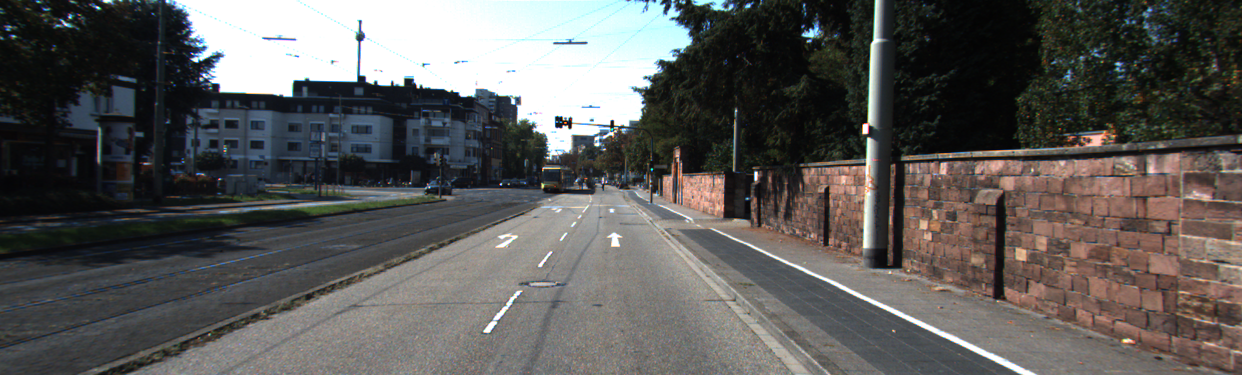
#> input picture um_000002.png, 1242 x 375 px, given in place of 0000000039.png, which was not available
$ jupyter execute --allow-errors VehicleLane.ipynb   (shell and % lines are left out)   (older library calls are emulated)
#> lines starting #> are read from the running program, lines starting #| are printed output that depends on the picture; after the words box and inside, x2 and y2 are one past the last pixel; in counts of white or black regions, pixels touching at a corner belong together; pictures that were not available may be replaced by others from this repository, and a replacement may not be noted
[cell 1]
import cv2
import numpy as np
import matplotlib.pyplot as plt

# Read sample image
img = cv2.imread('/Users/adityasati/Downloads/raw_data_downloader/2011_09_26/2011_09_26_drive_0001_sync/image_03/data/0000000039.png')
#> img is the input picture: shape (375, 1242, 3); mean B, G, R 88.8, 90.6, 92.1

# Convert to grayscale
gray = cv2.cvtColor(img, cv2.COLOR_BGR2GRAY)

# Apply Gaussian blur
blurred = cv2.GaussianBlur(gray, (5, 5), 0)

# Canny edge detection
edges = cv2.Canny(blurred, 50, 150)
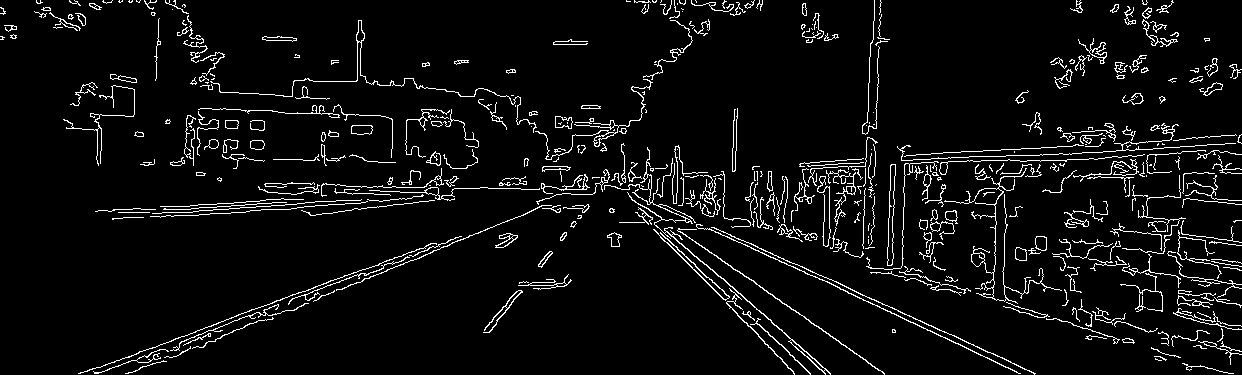
#> edges: shape (375, 1242); 5.5% white in thin lines or dots

# Hough transform for line detection
lines = cv2.HoughLinesP(edges, rho=1, theta=np.pi/180, threshold=50,
                         minLineLength=40, maxLineGap=5)
#> lines = 60 rows, first 6: [989, 297, 1129, 342], [601, 180, 651, 176], [1092, 152, 1240, 142], [800, 163, 875, 158], [1040, 161, 1081, 159], [193, 211, 281, 205]

# Draw lines on the original image
if lines is not None:
    for line in lines:
        x1, y1, x2, y2 = line[0]
        cv2.line(img, (x1, y1), (x2, y2), (0, 255, 0), 2)
#> this loop made 60 passes
#> (x1, y1, x2, y2) on passes 1 to 12: (989, 297, 1129, 342), (601, 180, 651, 176), (1092, 152, 1240, 142), (800, 163, 875, 158), (1040, 161, 1081, 159), (193, 211, 281, 205), (1069, 175, 1121, 174), (1198, 137, 1241, 134), (314, 300, 449, 245), (678, 229, 884, 374), (305, 202, 351, 200), (190, 205, 245, 202)
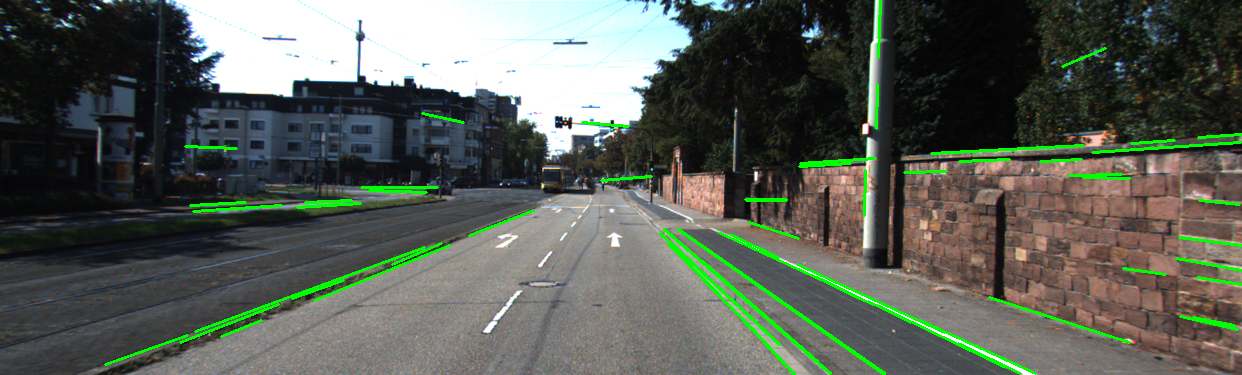
#> img: shape (375, 1242, 3); 2.85% of pixels changed, all inside (x1, y1, x2, y2) = (104, 0, 1242, 375)

# Display the result
plt.figure(figsize=(10, 5))
plt.subplot(1, 2, 1)
plt.imshow(cv2.cvtColor(img, cv2.COLOR_BGR2RGB))
plt.title('Original Image')
plt.axis('off')

plt.subplot(1, 2, 2)
plt.imshow(edges, cmap='gray')
plt.title('Canny Edge Detection')
plt.axis('off')

plt.show()

[cell 2]
plt.imshow(edges)
plt.show()

[cell 3]
def ROI(image):
    height=image.shape[0]
#> height = 375
    triangle=np.array([[(10,height),(800,height),(600,150)]])
#> triangle = [[10, 375], [800, 375], [600, 150]]
    mask=np.zeros_like(image)
    cv2.fillPoly(mask,triangle,255)
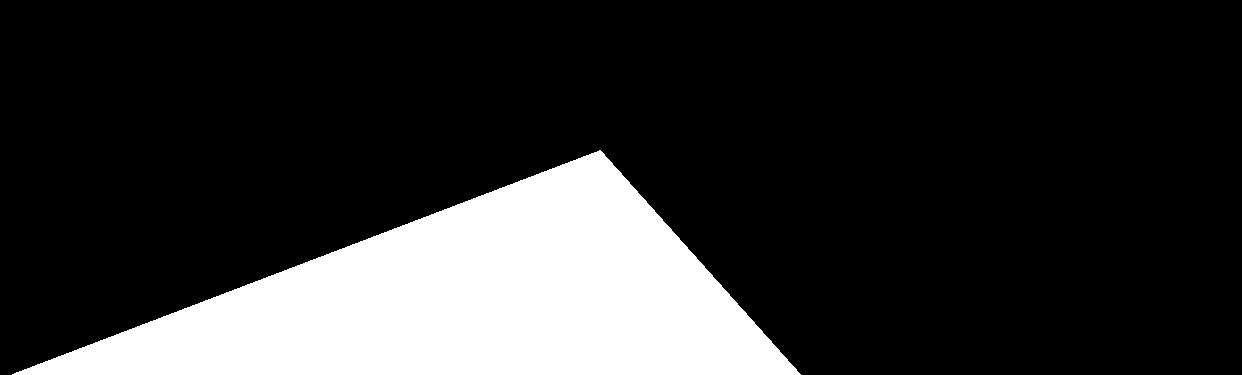
#> mask: shape (375, 1242); 19.1% white; 1 white region, box (x1, y1, x2, y2) and area: (12, 150, 801, 375) 89053
    return mask

[cell 4]
cv2.imshow("Result",ROI(edges))
cv2.waitKey(0)
#> Out = 27

[cell 5]
import cv2
import matplotlib.pyplot as plt
import numpy as np

# Load an image from the dataset
img = cv2.imread('/Users/adityasati/Downloads/raw_data_downloader/2011_09_26/2011_09_26_drive_0001_sync/image_03/data/0000000000.png')
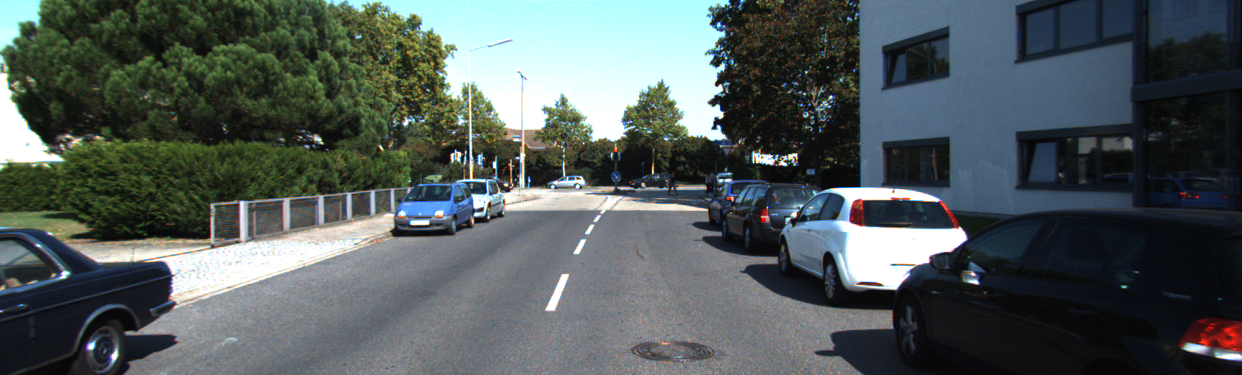
#> input picture um_000004.png, 1242 x 375 px, given in place of 0000000000.png, which was not available
#> img is the input picture: shape (375, 1242, 3); mean B, G, R 90.6, 91.1, 81.6
#img = cv2.cvtColor(img, cv2.COLOR_RGB2BGR)  # Convert to RGB for proper display

# Display the imag
plt.figure(figsize=(10,6))
plt.imshow(img)
plt.title('Sample Image from Dataset')
plt.axis('off')
plt.show()

[cell 6]
import cv2
import numpy as np
import os

input_dir = "/Users/adityasati/Downloads/raw_data_downloader/2011_09_26/2011_09_26_drive_0001_sync/image_03/data"
output_dir = "/Users/adityasati/Downloads/raw_data_downloader/2011_09_26/2011_09_26_drive_0001_sync/image_03/masks"

os.makedirs(output_dir, exist_ok=True)

for filename in os.listdir(input_dir):
    if filename.endswith(".jpg") or filename.endswith(".png"):
        path = os.path.join(input_dir, filename)
        img = cv2.imread(path)

        # Convert to grayscale
        gray = cv2.cvtColor(img, cv2.COLOR_BGR2GRAY)

        # Apply Canny edge detection
        edges = cv2.Canny(gray, 50, 150)
#> edges: shape (375, 1242); 11.8% white in thin lines or dots

        # Optional: define ROI (region of interest)
        mask = np.zeros_like(edges)
        height, width = edges.shape
#> height = 375; width = 1242
        roi = np.array([[(0, height), (width, height), (width, int(height/2)), (0, int(height/2))]])
        cv2.fillPoly(mask, roi, 255)
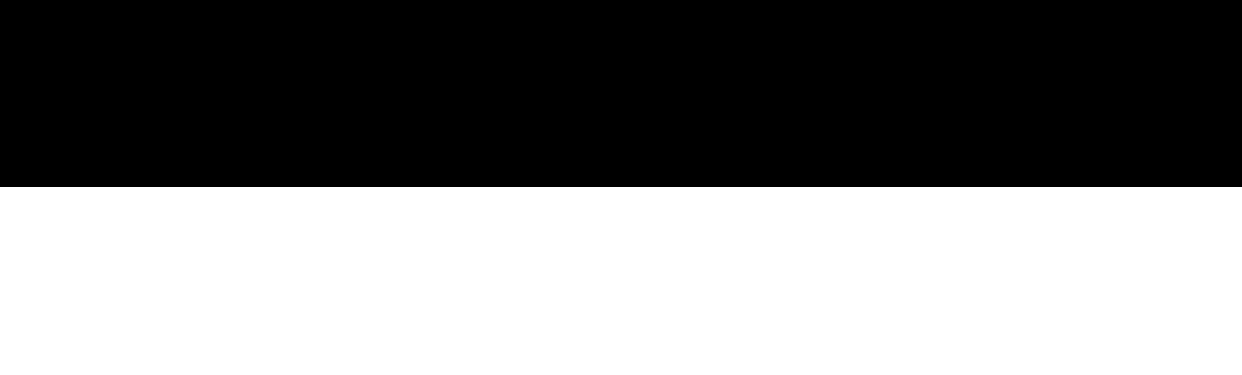
#> mask: shape (375, 1242); 50.1% white; 1 black region, box (x1, y1, x2, y2) and area: (0, 0, 1242, 187) 232254
        masked_edges = cv2.bitwise_and(edges, mask)
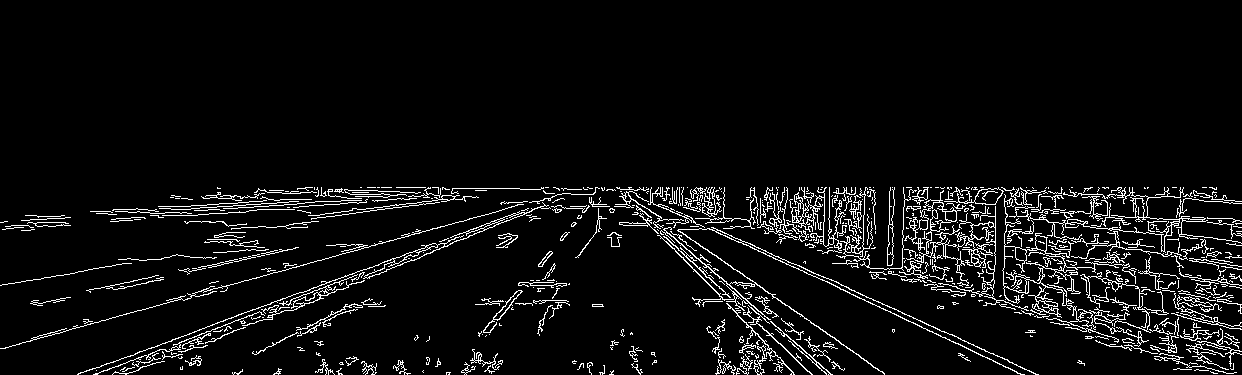
#> masked_edges: shape (375, 1242); 5.9% white in thin lines or dots, all inside (x1, y1, x2, y2) = (0, 187, 1242, 375)

        # Save the result as binary mask
        save_path = os.path.join(output_dir, filename.replace(".jpg", ".png"))
        cv2.imwrite(save_path, masked_edges)

[cell 7]
import os
import cv2

def load_images_from_folder(folder, size):
#> called with size = (512, 256)
    images = []
    for filename in sorted(os.listdir(folder)):
        if filename.endswith(".png") or filename.endswith(".jpg"):
            img = cv2.imread(os.path.join(folder, filename))
            if img is not None:
                img = cv2.resize(img, size)
#> img: shape (256, 512, 3)
                images.append(img)
    return np.array(images)

# Paths
input_dir = "/Users/adityasati/Downloads/data_road/training/image_2"  # path to your road images
output_dir = "/"    # path to your binary masks

# Load data
X = load_images_from_folder(input_dir, size=(512, 256))         # Shape: (N, 256, 512, 3)
#> (the rest of this cell did not finish here and is left out)


# Convert masks to grayscale and squeeze
# Convert masks to grayscale and binarize
y_gray = np.array([cv2.cvtColor(mask, cv2.COLOR_BGR2GRAY) for mask in y])

# Normalize mask: turn all non-zero values to 1
y_bin = np.where(y_gray > 127, 1, 0)  # shape: (N, H, W)

# Expand to shape (N, H, W, 1)
y_bin = np.expand_dims(y_bin, axis=-1)

# One-hot encode
y_cat = to_categorical(y_bin, num_classes=2)  # Shape: (N, 256, 512, 1)

# Normalize input and one-hot encode masks
X = X / 255.0

[cell 8]
import matplotlib.pyplot as plt

#> (the rest of this cell did not finish here and is left out)

[cell 9]
import os
import cv2
import numpy as np
from tensorflow.keras.utils import to_categorical

def load_images_from_folder(folder, size, is_mask=False):
#> called with size = (256, 128), is_mask = False
    images = []
    for filename in sorted(os.listdir(folder)):
        if filename.endswith(".png") or filename.endswith(".jpg"):
            img_path = os.path.join(folder, filename)
            img = cv2.imread(img_path)

            if img is not None:
                img = cv2.resize(img, size)
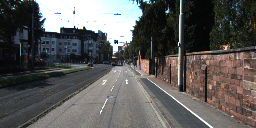
#> img: shape (128, 256, 3); mean B, G, R 88.7, 90.6, 92

                if is_mask:
                    if img.ndim == 3:
                        img = img[:, :, 0]  # convert to (H, W)
                    img = np.expand_dims(img, axis=-1)  # ensure (H, W, 1)

                images.append(img)

    return np.array(images)

# Set paths
input_dir = "/Users/adityasati/Downloads/data_road/training/image_2"       # Input images
output_dir = "/Users/adityasati/Downloads/data_road/training/gt_image_2"  # Binary mask images

# Load data
X = load_images_from_folder(input_dir, size=(256, 128), is_mask=False)    # Shape: (N, 256, 512, 3)
#> (the rest of this cell did not finish here and is left out)


# Normalize images
X = X / 255.0

# One-hot encode masks: convert (N, H, W, 1) -> (N, H, W, 2)
#y_cat = to_categorical(y, num_classes=2)
# If red/purple masks are being read as grayscale or single-channel values:
y = (y > 127).astype(np.uint8)  # Convert to 0 and 1
y = np.squeeze(y, axis=-1)
y_cat = to_categorical(y, num_classes=2)  #
plt.imshow(y[0].squeeze(),cmap='gray')
plt.show()
print("Image shape:", X.shape)
print("Mask shape (one-hot):", y_cat.shape)
plt.imshow(X[0])
plt.plot()

[cell 10]
import tensorflow as tf
from tensorflow.keras.layers import Input, Conv2D, MaxPooling2D, UpSampling2D, concatenate,Conv2DTranspose,Lambda
from tensorflow.keras.models import Model
from tensorflow.keras.optimizers import Adam
from tensorflow.keras.utils import to_categorical
from sklearn.model_selection import train_test_split
from tensorflow.keras.callbacks import EarlyStopping
import numpy as np

# Define UNet model
def unet_model(input_shape):
    inputs = Input(input_shape)
    s=tf.keras.layers.Lambda(lambda x: x/255)(inputs)

    # Encoder
    conv1 = Conv2D(16, (3, 3), activation='relu', padding='same')(s)
    conv1 = Conv2D(16, (3, 3), activation='relu', padding='same')(conv1)
    pool1 = MaxPooling2D(pool_size=(2, 2))(conv1)

    conv2 = Conv2D(32, (3, 3), activation='relu', padding='same')(pool1)
    conv2 = Conv2D(32, (3, 3), activation='relu', padding='same')(conv2)
    pool2 = MaxPooling2D(pool_size=(2, 2))(conv2)

    conv3 = Conv2D(64, (3, 3), activation='relu', padding='same')(pool2)
    conv3 = Conv2D(64, (3, 3), activation='relu', padding='same')(conv3)
    pool3 = MaxPooling2D(pool_size=(2, 2))(conv3)

    conv4 = Conv2D(128, (3, 3), activation='relu', padding='same')(pool3)
    conv4 = Conv2D(128, (3, 3), activation='relu', padding='same')(conv4)


    # Decoder
    conv5 = Conv2DTranspose(64, (3, 3), strides=(2, 2), activation='relu', padding='same')(conv4)
    merge5 = concatenate([conv3, conv5])
    conv5 = Conv2D(64, (3, 3), activation='relu', padding='same')(merge5)
    conv5 = Conv2D(64, (3, 3), activation='relu', padding='same')(conv5)
    up5 = UpSampling2D(size=(2, 2))(conv5)

    conv6 = Conv2DTranspose(32, (3, 3), activation='relu', padding='same')(up5)
    merge6 = concatenate([ conv2, conv6])
    conv6 = Conv2D(32, (3, 3), activation='relu', padding='same')(merge6)
    conv6 = Conv2D(32, (3, 3), activation='relu', padding='same')(conv6)
    up6 = UpSampling2D(size=(2, 2))(conv6)

    conv7 = Conv2DTranspose(16, (3, 3), activation='relu', padding='same')(up6)
    merge7 = concatenate([ conv1, conv7])
    conv7 = Conv2D(16, (3, 3), activation='relu', padding='same')(merge7)
    conv7 = Conv2D(16, (3, 3), activation='relu', padding='same')(conv7)


    # Final convolution
    conv8 = Conv2D(2, (1, 1), activation='softmax', padding='same')(conv7)

    model = Model(inputs=inputs, outputs=conv8)

    return model

# Example usage
input_shape = (128, 256, 3)
#> (the rest of this cell did not finish here and is left out)

[cell 11]
import matplotlib.pyplot as plt
import numpy as np

# Step 1: Predict on validation data
#> (the rest of this cell did not finish here and is left out)

[cell 12]
def lane_accuracy(predicted, ground_truth):
    predicted = predicted.cpu().numpy()
    ground_truth = ground_truth.cpu().numpy()
    return accuracy_score(predicted.flatten(), ground_truth.flatten())

def iou_score(predicted, ground_truth):
    return IoU().to('cpu')(predicted, ground_truth)

def rmse(predicted, ground_truth):
    return np.sqrt(np.mean((predicted - ground_truth) ** 2))

[cell 13]
gray = cv2.cvtColor(img, cv2.COLOR_BGR2GRAY)

# Apply Gaussian blur
blurred = cv2.GaussianBlur(gray, (5,5), 0)

# Apply Canny edge detection
edges = cv2.Canny(blurred, threshold1=50, threshold2=150)

# Display the original and edge-detected images
plt.figure(figsize=(10,5))
plt.subplot(121), plt.imshow(cv2.cvtColor(img, cv2.COLOR_BGR2RGB)), plt.title('Original'), plt.axis('off')
plt.subplot(122), plt.imshow(edges, cmap='gray'), plt.title('Canny Edges'), plt.axis('off')
plt.show()
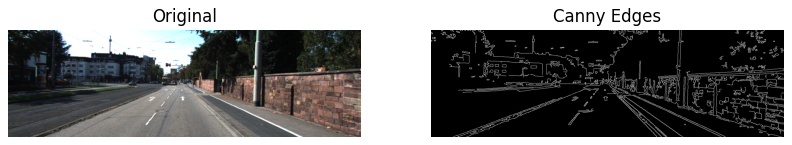
#> figure drawn by matplotlib, 2 panels

[cell 14]
lines = cv2.HoughLines(edges, 1, np.pi/180, threshold=200)
#> lines = 18 rows, first 8: [228, 1.5], [218, 1.5], [221, 1.5], [-93, 2.01], [224, 1.5], [212, 1.54], [215, 1.52], [-201, 2.18]

# Draw the detected lines on the original image
#> (the rest of this cell did not finish here and is left out)

[cell 15]
img.shape
#> Out = (375, 1242, 3)

[cell 16]
import numpy as np
import os

# Function to apply random rotation
def rotate_image(image, angle):
#> called with angle = 10
    (h, w) = image.shape[:2]
#> h = 375; w = 1242
    center = (w // 2, h // 2)
#> center = (621, 187)
    M = cv2.getRotationMatrix2D(center, angle, 1.0)
#> M = [[0.985, 0.174, -23.04], [-0.174, 0.985, 110.7]]
    return cv2.warpAffine(image, M, (w, h))
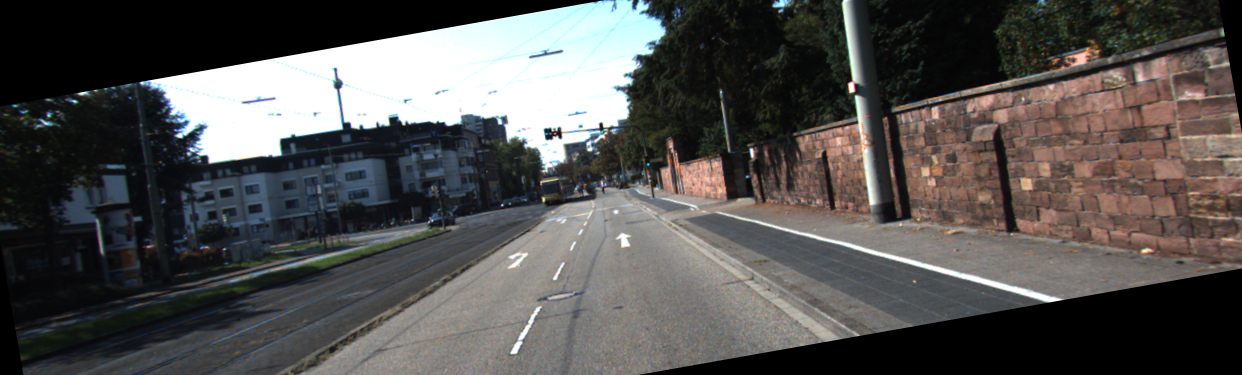
#> returned value: shape (375, 1242, 3); mean of channels 0, 1, 2 80.2, 81.6, 83.4; drawn as B, G, R

# Function to flip image horizontally
def flip_image(image):
    return cv2.flip(image, 1)
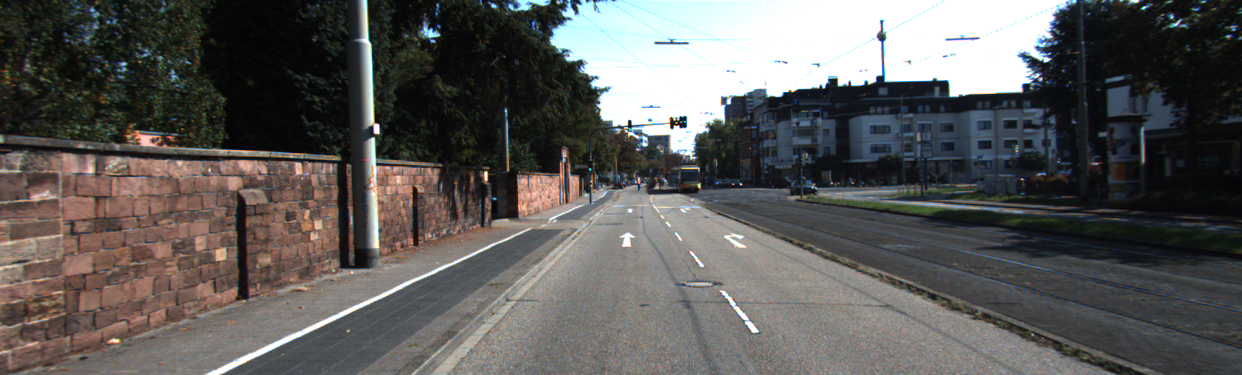
#> returned value: shape (375, 1242, 3); mean of channels 0, 1, 2 88.8, 90.6, 92.1; drawn as B, G, R

# Example usage
dataset_path = "/Users/adityasati/Downloads/raw_data_downloader/2011_09_26/2011_09_26_drive_0001_sync/image_00/data"
output_path = "/Users/adityasati/Downloads/raw_data_downloader/2011_09_26/2011_09_26_drive_0001_sync/image_00/augmented_data"

for filename in os.listdir(dataset_path):
    img_path = os.path.join(dataset_path, filename)
    image = cv2.imread(img_path)

    # Generate augmented versions
    rotated = rotate_image(image, 10)  # Rotate by 10 degrees
    flipped = flip_image(image)

    # Save augmented images
    cv2.imwrite(os.path.join(output_path, f"rotated_{filename}"), rotated)
    cv2.imwrite(os.path.join(output_path, f"flipped_{filename}"), flipped)

[cell 17]
from albumentations import Compose, HorizontalFlip, Rotate, Resize, Normalize, RandomBrightnessContrast
from albumentations import Compose
from skimage import io
import os

def preprocess_image(image_path, output_path, size=(224, 224)):
    """
    Preprocess an image by resizing, normalizing, and applying data augmentation.

    Args:
        image_path (str): Path to the input image.
        output_path (str): Path to save the preprocessed image.
        size (tuple): Target size for resizing (height, width).
    """
    # Read the image using OpenCV
    image = cv2.imread(image_path)

    # Apply data augmentation
    augment = Compose([
        Rotate(limit=10, p=0.5),  # Random rotation up to 10 degrees
        HorizontalFlip(p=0.5),  # Horizontal flip with 50% chance
        RandomBrightnessContrast(brightness_limit=0.2, contrast_limit=0.2, p=0.5)
    ])

    # Apply augmentation
    augmented = augment(image=image)["image"]

    # Resize the image
    resized = cv2.resize(augmented, size)

    # Normalize the image
    normalized = cv2.normalize(resized, None, alpha=0, beta=1, norm_type=cv2.NORM_MINMAX, dtype=cv2.CV_32F)

    # Save the preprocessed image
    cv2.imwrite(output_path, normalized * 255)  # Rescale back to 0-255 for saving

# Example usage
dataset_path = "/Users/adityasati/Downloads/raw_data_downloader/2011_09_26/2011_09_26_drive_0001_sync/image_00/data"
output_path = "/Users/adityasati/Downloads/raw_data_downloader/2011_09_26/2011_09_26_drive_0001_sync/image_00/preporceesed_data"

# Process all images in the dataset
for filename in os.listdir(dataset_path):
    if filename.endswith(".jpg") or filename.endswith(".png"):
        input_path = os.path.join(dataset_path, filename)
        output_filename = f"preprocessed_{filename}"
        output_fullpath = os.path.join(output_path, output_filename)
        preprocess_image(input_path, output_fullpath)
#> (the call stopped at in preprocess_image, `augment = Compose([ Rotate(limit=10, p=0.5),`: albumentations is not available in this run)
